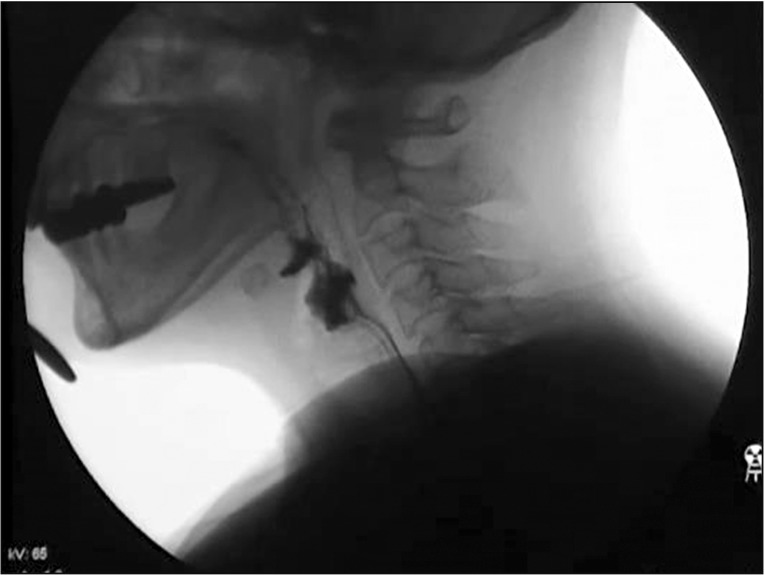
#> input picture exam/p/vfss2.png, 765 x 575 px; the run also reads 4 pictures not shown here
$ python about_img_size.py
#> lines starting #> are read from the running program, lines starting #| are printed output that depends on the picture; pictures that were not available may be replaced by others from this repository, and a replacement may not be noted
import numpy as np


'''
filename_queue = tf.train.string_input_producer(["1", "2", "3"], shuffle=True)

with tf.Session() as sess:
    coord = tf.train.Coordinator()

    threads = tf.train.start_queue_runners(coord=coord, sess=sess)

    for step in range(10):
        print(sess.run(filename_queue.dequeue()))

    coord.request_stop()
    coord.join(threads)

'''

from shapely.geometry import Polygon, MultiPolygon


import numpy as np
from PIL import Image
import os


img=os.path.join('./p','vfss2.png')
im = Image.open(img)
#> im is the input picture: PIL image 765x575 L; min 0, max 255, mean 88.6

pix = np.array(im)

print(im.size)
#| (765, 575)

print(pix[100][100])
#| 60
print('-'*50)

img=os.path.join('./p','vfss2-1.png')   # shape가 (h,w,3)이었던 vfss1의 mask 인 vfss1-0은 shape가 (h,w,4)  3+1
                                        # shape가 (h,w)이었던 vfss2의 mask 인 vfss2-0은 shape가 (h,w,2)     1+1
im = Image.open(img)
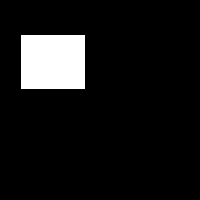
#> input picture exam/p/vfss2-1.png, 200 x 200 px
#> im is the input picture: PIL image 200x200 LA; mean R, G, B, A 22, 22, 22, 255

pix = np.array(im)

print(im.size)
#| (200, 200)

print(pix[100][100])
#| [  0 255]
print('-'*50)

img=os.path.join('./p','vfss2-10.png')
im = Image.open(img)
pix = np.array(im)
print('2-12 auto')     # gimp 에서 '이미지 내보내기'를 auto 로 하면 depth+=1 이 된다.
print(im.size)
#| (200, 200)
print(pix[100][100])
#| [255 255]
print('-'*50)

img=os.path.join('./p','vfss2-11.png')
im = Image.open(img)
pix = np.array(im)
print('2-12 rgb')
print(im.size)
#| (200, 200)
print(pix[100][100])
#| [255 255 255]
print('-'*50)

img=os.path.join('./p','vfss2-12.png')
im = Image.open(img)
pix = np.array(im)
print('2-12 gray')
print(im.size)
#| (200, 200)
print(pix[100][100])
#| 255
print('-'*50)

img=os.path.join('./p','vfss2-13.png')
im = Image.open(img)
pix = np.array(im)
print('2-13 auto')
print(im.size)
#| (200, 200)
print(pix[100][100])
#| [255 255]
print('-'*50)

img=os.path.join('./p','vfss2-14.png')
im = Image.open(img)
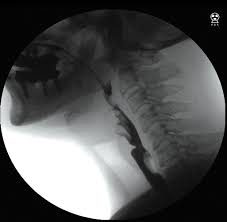
#> input picture exam/p/vfss1.png, 227 x 222 px, given in place of vfss2-14.png, which was not available
#> im is the input picture: PIL image 227x222 RGB; mean R, G, B 81.2, 81.9, 81.9
pix = np.array(im)
print('2-14 rgb')
print(im.size)
#| (227, 222)
print(pix[100][100])
#| [96 98 97]
print('-'*50)

img=os.path.join('./p','vfss2-15.png')
im = Image.open(img)
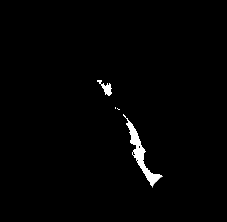
#> input picture exam/p/vfss1-0.png, 227 x 222 px, given in place of vfss2-15.png, which was not available
#> im is the input picture: PIL image 227x222 RGBA; mean R, G, B, A 3.3, 3.3, 3.3, 255
pix = np.array(im)
print('2-15 gray')
print(im.size)
#| (227, 222)
print(pix[100][100])
#| [  0   0   0 255]
print('-'*50)


print('-'*50)
img=os.path.join('./p','vfss1-1.png')
im = Image.open(img)
#im=np.array(im)
#> (the run stopped early here; a loop or call above may not have finished)
